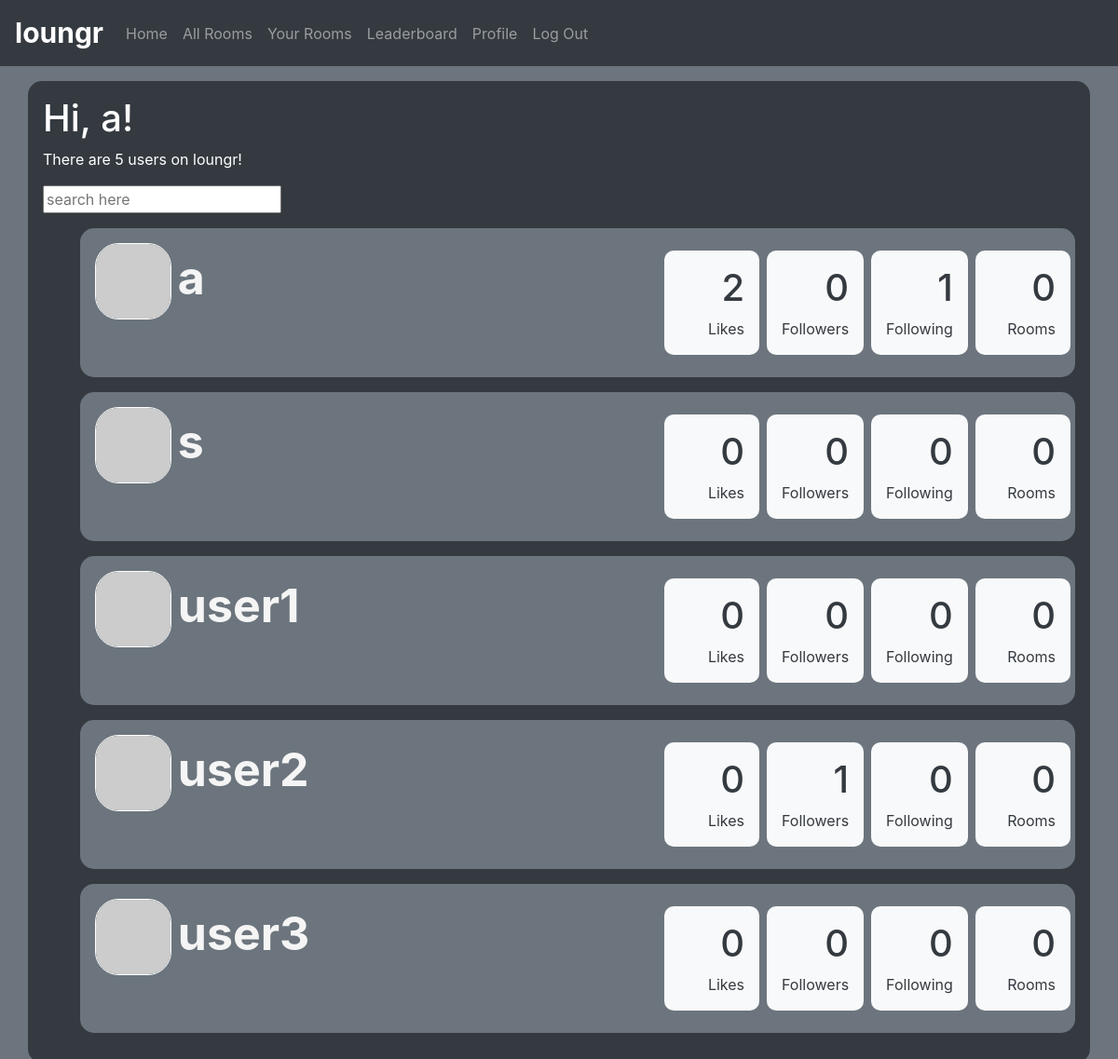
The page /leaderboard (signed in) on the database as committed earlier.
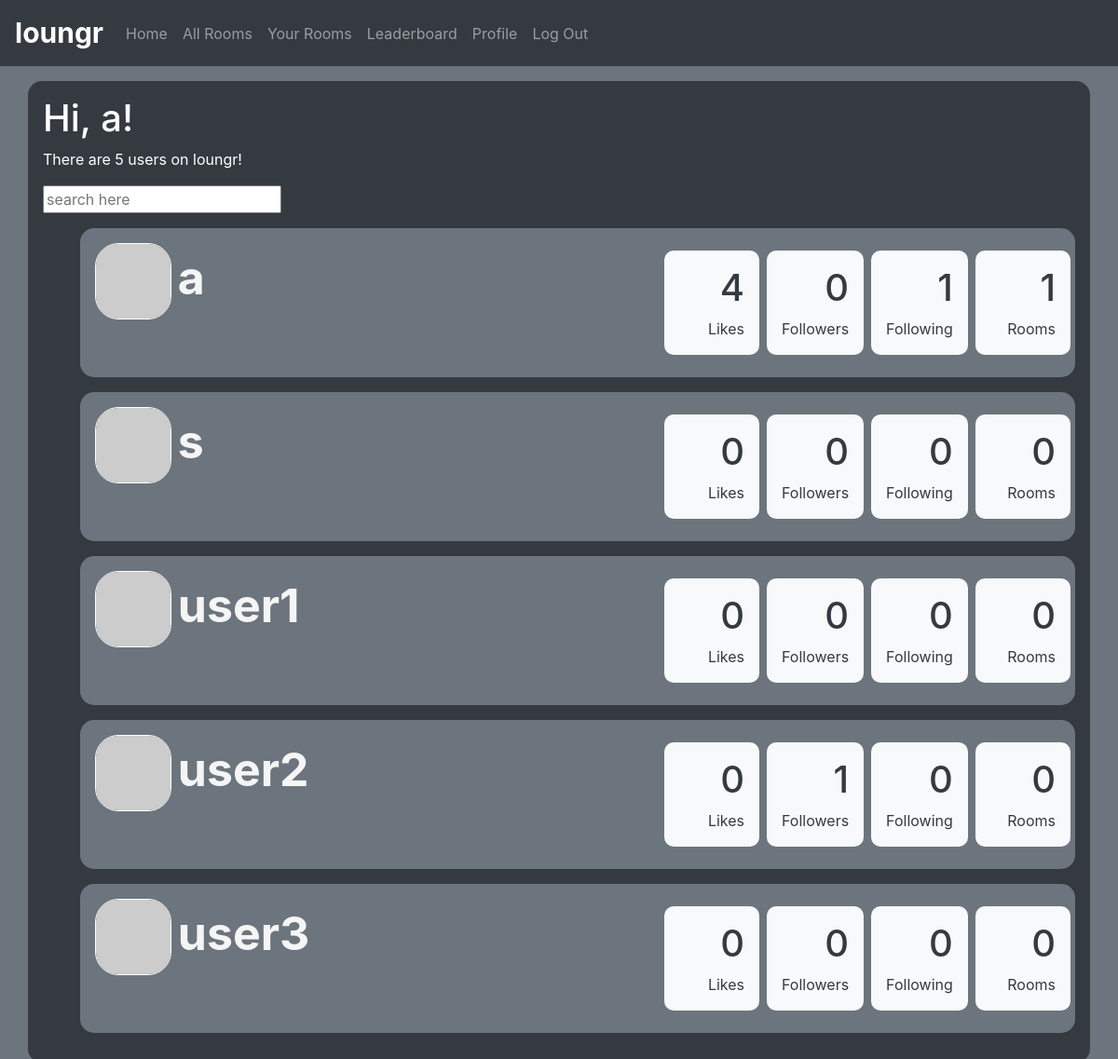
The same page on the database as committed later.
### app/models.py (models this page shows, shortened)
class User(UserMixin, db.Model):
    id = db.Column(db.Integer, primary_key=True)
    username = db.Column(db.String(64), index=True, unique=True)
    email = db.Column(db.String(120), index=True, unique=True)
    password_hash = db.Column(db.String(128))
    posts = db.relationship('Post', backref='author', lazy='dynamic')
    replies = db.relationship('Reply', backref='author', lazy='dynamic')
    about_me = db.Column(db.String(140))
    last_seen = db.Column(db.DateTime, default=datetime.utcnow)
    followed = db.relationship(
        'User', secondary = followers,
        primaryjoin = (followers.c.follower_id == id),
        secondaryjoin = (followers.c.followed_id == id),
        backref = db.backref('followers', lazy='dynamic'), lazy='dynamic')
    liked = db.relationship(
    'PostLike',
    foreign_keys='PostLike.user_id',
    backref='user', lazy='dynamic')
    rooms = db.relationship('Room', secondary=members)
    def no_likes(self):
        ps = self.posts
        l = 0
        for p in ps:
            l += p.likes.count()
        return l
    def avatar(self, size):
        digest = md5(self.email.lower().encode('utf-8')).hexdigest()
        return 'https://www.gravatar.com/avatar/{}?d=identicon&s={}'.format(digest, size)
    def count_following(self):
        return self.followed.count()
    def count_followers(self):
        return self.followers.count()
    """
    def followers(self):
        followers = []

        for user in User.query.all():
            if user.is_following(self):
                followers.append(user)

        return len(followers)
    """
    def user_rooms(self):
        return self.rooms

### app/routes.py (the view)
@app.route('/leaderboard', methods=['GET', 'POST'])
@login_required
def leaderboard():
    users = User.query.all()
    no_users = len(users)
    return render_template('leaderboard.html', users=users, no_users=no_users, title='Leaderboard')

### app/models.py (called while the page is built)
@login.user_loader
def load_user(id):
    return User.query.get(int(id))

### app/routes.py (called while the page is built)
@app.before_request
def before_request():
    if current_user.is_authenticated:
        current_user.last_seen = datetime.utcnow()
        db.session.commit()

### app/templates/leaderboard.html (shortened to what this page needs)
{% extends "base.html" %}
{% block content %}
<div class="container p-3 my-3 bg-dark text-white border-0" style="border-radius: 15px">
    <h1>Hi, {{ current_user.username }}!</h1>
    <p>There are {{ no_users }} users on loungr!</p>
    <input type="text" class="live-search-box" placeholder="search here" />
    <ul class="live-search-list" type="None">
        {% for user in users %}
        <li>
        <div class="container p-3 my-3 bg-secondary text-white border-0" style="border-radius: 15px">
            <div class="row">
                <div class="col-sm-1">
                <img class= "border border-white"style="border-radius: 25px" src="{{ user.avatar(70) }}">
                </div>
                <div class="col-6">
                <a href="{{ url_for('user', username=user.username) }}"  style="font-weight: bold; color: whitesmoke; font-size: 50px;">{{ user.username }}</a>
                </div>
                <div class="col-sm p-1 my-1">
                    <div class="box-layout-text text-right bg-light p-3  text-dark" style= "border-radius: 10px;">
                        <h1>{{ user.no_likes() }}</h1>
                    <span>Likes</span>
                    </div>
                </div>
                <div class="col-sm p-1 my-1">
                    <div class="box-layout-text text-right bg-light p-3  text-dark" style= "border-radius: 10px;">
                        <h1>{{ user.count_followers() }}</h1>
                    <span>Followers</span>
                    </div>
                </div>
                <div class="col-sm p-1 my-1">
                    <div class="box-layout-text text-right bg-light p-3  text-dark" style= "border-radius: 10px;">
                        <h1>{{ user.count_following() }}</h1>
                    <span>Following</span>
                    </div>
                </div>
                <div class="col-sm p-1 my-1">
                    <div class="box-layout-text text-right bg-light p-3  text-dark" style= "border-radius: 10px;">
                        <h1>{{ user.user_rooms()|length }}</h1>
                    <span>Rooms</span>
                    </div>
                </div>
            </div>
        </div>
    </li>
    {% endfor %}
    </ul>
</div>
{% endblock %}

### app/templates/base.html (shortened to what this page needs)
<!DOCTYPE html>
<html lang="en">
<head>
  <link rel="stylesheet" href="https://maxcdn.bootstrapcdn.com/bootstrap/4.0.0/css/bootstrap.min.css">
</head>
<body class="bg-secondary">
<nav class="navbar navbar-expand-lg navbar-dark bg-dark">
    <a style="font-weight: bold; font-size: 30px;" class="navbar-brand" href="{{ url_for ('index')}}">loungr</a>
    <div class="collapse navbar-collapse" id="navbarSupportedContent">
        <ul class="nav navbar-nav">
            <li class ="nav-item">
            <a class="nav-link" href="{{ url_for('index')}}">Home</a>
          </li>
          <li class="nav-item">
            <a class="nav-link" href="{{ url_for('allrooms')}}">All Rooms</a>
            </li>
          <li class="nav-item">
            <a class="nav-link" href="{{ url_for('rooms')}}">Your Rooms</a>
            </li>
            <li class="nav-item">
              <a class="nav-link" href="{{ url_for('leaderboard')}}">Leaderboard</a>
              </li>
          {% if current_user.is_anonymous %}
          <li class="nav-item">
                  <a class="nav-link" href="{{ url_for('login') }}">Sign In</a>
                </li>
          <li class="nav-item">
              <a class="nav-link" href="{{ url_for('register')}}">Register</a>
              </li>
              {% else %}
          <li class="nav-item">
            <a class="nav-link" href="{{ url_for('user', username = current_user.username) }}">Profile</a>
          </li>
          <li class="nav-item">
            <a class="nav-link" href="{{ url_for('logout') }}">Log Out</a>
          </li>
          {% endif %}
          </ul>
    </div>
  </nav>
{% block content %}{% endblock%}
</body>
</html>

### app/templates/base.html (style rules this page uses)
.navbar { margin-bottom: 0; border-radius: 0; }

Rows that differ between the two databases and show on the page:
changed User id 1: no_likes "2" → "4"; user_rooms|length "0" → "1"
